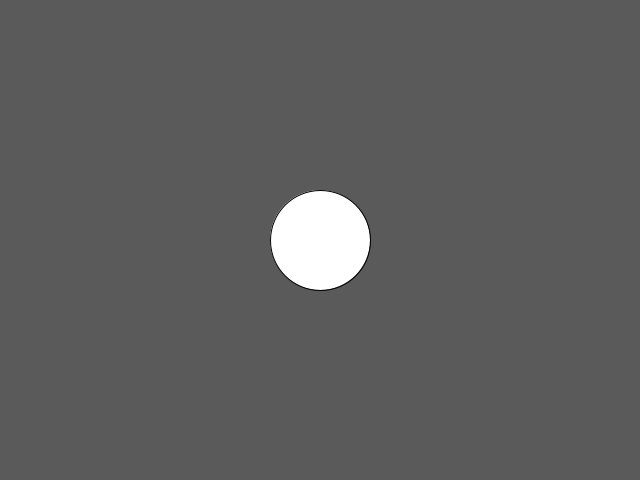
Frame 1 (no input)
Frame 60 (the mouse pressed at the canvas centre just before this capture): identical to frame 1, image omitted
Frame 120 (the mouse held since frame 60 and released just before this capture): identical to frame 1, image omitted

The Processing sketch that drew this single still picture (run headless with seeded random() and noise(); from frame 60 on, the mouse is pressed at the canvas centre):

// Processing sketch: Mask
// ── Mask.pde
PGraphics pg;
void setup() {
  size(640, 480);
  pg=createGraphics(width, height); 
  pg.beginDraw();
  pg.background(90);
  pg.ellipse(width/2, height/2, 100, 100);
  pg.endDraw();
}
void draw() {
  image(pg, 0, 0);
}
